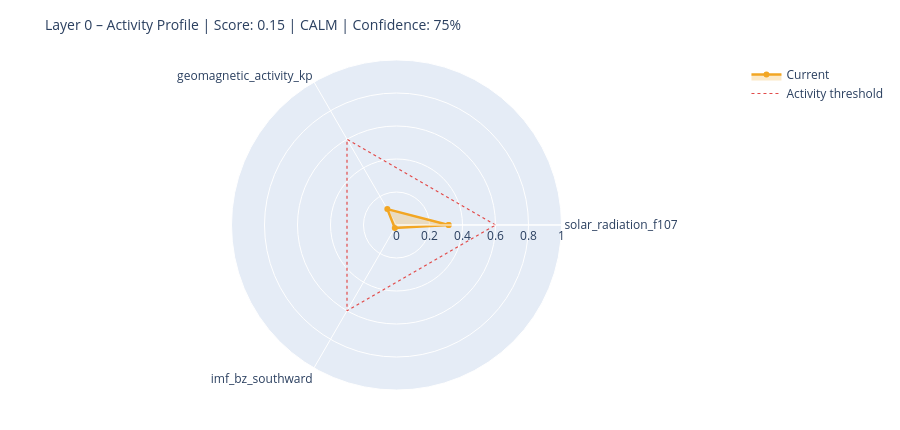

Notebook source saved alongside this figure:
### Markdown cell above
---
## 6. State Assessment & Handoff to Layer 1

### Code cell
# ============================================================
# STEP 1 – Collect raw values with source modes
# Mode: 'primary' | 'fallback_3h' | 'last_valid' | 'missing'
# ============================================================

def safe_last(df, col):
    if df is None or col not in df.columns: return None
    s = df[col].dropna()
    return float(s.iloc[-1]) if not s.empty else None

f107_now = safe_last(df_f107, 'f10.7')
bz_now   = safe_last(df_mag,  'bz_gsm')
kp_now   = safe_last(df_kp,   'kp')
sw_now   = safe_last(df_sw,   'speed')

source_modes = {
    'F10.7':    'primary'  if f107_now is not None else 'missing',
    'Kp':       'primary'  if kp_now   is not None else 'missing',
    'IMF_Bz':   'primary'  if bz_now   is not None else 'missing',
    'SW_speed': 'primary'  if sw_now   is not None else 'missing',
}

# Kp Fallback – 3h endpoint
if kp_now is None:
    try:
        r = requests.get(
            'https://services.swpc.noaa.gov/json/noaa-planetary-k-index.json',
            timeout=10)
        r.raise_for_status()
        fb = pd.DataFrame(r.json())
        tc = next((c for c in fb.columns if 'time' in c.lower()), fb.columns[0])
        kc = next((c for c in fb.columns if 'kp' in c.lower() and c != tc), None)
        if kc:
            fb[kc] = fb[kc].astype(str).str.extract(r'([0-9]+(?:\.[0-9]*)?)')[0]
            fb[kc] = pd.to_numeric(fb[kc], errors='coerce')
            fb = fb[fb[kc] >= 0].dropna(subset=[kc])
            if not fb.empty:
                kp_now = float(fb[kc].iloc[-1])
                source_modes['Kp'] = 'fallback_3h'
                print(f'  Kp fallback (3h): {kp_now:.1f}')
    except Exception as e:
        print(f'  Kp fallback failed: {e}')

# Solar Wind Fallback – last valid value
if sw_now is None and df_sw is not None and 'speed' in df_sw.columns:
    s = df_sw['speed'].dropna()
    if not s.empty:
        sw_now = float(s.iloc[-1])
        source_modes['SW_speed'] = 'last_valid'
        print(f'  SW fallback (last_valid): {sw_now:.0f} km/s')

print()
print('Source modes:', source_modes)

# ============================================================
# STEP 2 – Score from available components only
# ============================================================

def norm(v, lo, hi):
    if v is None: return None
    return max(0.0, min(1.0, (v - lo) / (hi - lo)))

COMPONENTS = {
    'solar_radiation_f107':    (f107_now, norm(f107_now, 60, 250)),
    'geomagnetic_activity_kp': (kp_now,   norm(kp_now,   0,   9)),
    'imf_bz_southward':        (bz_now,   norm(-(bz_now or 0) if bz_now else None, -5, 30)
                                           if bz_now is not None else None),
    'solar_wind_speed':        (sw_now,   norm(sw_now, 300, 800)),
}

available   = {k: v[1] for k, v in COMPONENTS.items() if v[1] is not None}
unavailable = [k for k, v in COMPONENTS.items() if v[1] is None]

layer0_score = round(sum(available.values()) / len(available), 4) if available else None
confidence   = round(len(available) / len(COMPONENTS), 2)

level = ('unknown'  if layer0_score is None
         else 'calm'     if layer0_score < 0.3
         else 'moderate' if layer0_score < 0.6
         else 'active')

# ============================================================
# STEP 3 – Dominant Driver
# ============================================================

def dominant_driver(kp, f107, bz, sw):
    candidates = []
    if kp   is not None and kp   >= 4:   candidates.append(('geomagnetic',    kp / 9))
    if sw   is not None and sw   >= 500:  candidates.append(('solar_wind',     sw / 800))
    if bz   is not None and bz   <= -5:   candidates.append(('imf_southward',  abs(bz) / 30))
    if f107 is not None and f107 >= 150:  candidates.append(('solar_radiation',f107 / 250))
    return max(candidates, key=lambda x: x[1])[0] if candidates else 'none'

driver = dominant_driver(kp_now, f107_now, bz_now, sw_now)

# ============================================================
# STEP 4 – Downstream expectations
# ============================================================

def downstream_expectation(driver, score, kp, bz, f107):
    exp = {
        'magnetosphere':        'calm',
        'ionosphere':           'calm',
        'schumann_resonance':   'unchanged',
        'lithosphere_currents': 'low',
    }
    if driver == 'geomagnetic' or (kp and kp >= 5):
        exp['magnetosphere']        = 'compressed / storm'
        exp['ionosphere']           = 'elevated disturbance (TEC variability)'
        exp['schumann_resonance']   = 'elevated amplitude possible'
        exp['lithosphere_currents'] = 'elevated induction currents'
    elif driver == 'imf_southward' or (bz and bz <= -5):
        exp['magnetosphere']        = 'energy coupling active'
        exp['ionosphere']           = 'elevated electron density possible'
        exp['schumann_resonance']   = 'slight modulation possible'
    elif driver == 'solar_radiation' or (f107 and f107 >= 150):
        exp['ionosphere']           = 'elevated ionization (F-layer)'
        exp['schumann_resonance']   = 'slightly elevated background activity'
    return exp

downstream = downstream_expectation(driver, layer0_score, kp_now, bz_now, f107_now)

# ============================================================
# CONSOLE OUTPUT
# ============================================================

W = 58
print('=' * W)
print('LAYER 0 – STATE ASSESSMENT')
print('=' * W)
for name, (raw_v, score_v) in COMPONENTS.items():
    if score_v is not None:
        bar = '█' * int(score_v * 20) + '░' * (20 - int(score_v * 20))
        print(f'  {name:<35}  {bar}  {score_v:.2f}')
    else:
        print(f'  {name:<35}  {"─" * 20}  n/a')
print('-' * W)
print(f'  Score ({len(available)}/{len(COMPONENTS)} components):  {layer0_score:.3f}')
print(f'  Confidence:         {confidence:.0%}')
print(f'  Level:              {level.upper()}')
print(f'  Dominant Driver:    {driver}')

# Radar chart
cats = list(available.keys())
vals = list(available.values())
if len(cats) >= 3:
    fig = go.Figure()
    fig.add_trace(go.Scatterpolar(
        r=vals + [vals[0]], theta=cats + [cats[0]],
        fill='toself', fillcolor='rgba(242,166,35,0.25)',
        line=dict(color='#F2A623', width=2.5), name='Current'
    ))
    fig.add_trace(go.Scatterpolar(
        r=[0.6] * (len(cats) + 1), theta=cats + [cats[0]],
        line=dict(color='#E24B4A', dash='dot', width=1.2),
        mode='lines', name='Activity threshold'
    ))
    fig.update_layout(
        title=dict(text=f'Layer 0 – Activity Profile | Score: {layer0_score:.2f} | {level.upper()} | Confidence: {confidence:.0%}',
                   font=dict(size=14)),
        polar=dict(radialaxis=dict(visible=True, range=[0, 1])),
        height=430, showlegend=True,
        margin=dict(l=60, r=60, t=60, b=40)
    )
    fig.show()

### Figure 1 — Plotly figure (JSON) as saved in the notebook; plotly's stock layout.template omitted (floating-point values rounded to 4 significant figures)
{"data": [{"fill": "toself", "fillcolor": "rgba(242,166,35,0.25)", "line": {"color": "#F2A623", "width": 2.5}, "name": "Current", "r": [0.3158, 0.1111, 0.02057, 0.3158], "theta": ["solar_radiation_f107", "geomagnetic_activity_kp", "imf_bz_southward", "solar_radiation_f107"], "type": "scatterpolar"}, {"line": {"color": "#E24B4A", "dash": "dot", "width": 1.2}, "mode": "lines", "name": "Activity threshold", "r": [0.6, 0.6, 0.6, 0.6], "theta": ["solar_radiation_f107", "geomagnetic_activity_kp", "imf_bz_southward", "solar_radiation_f107"], "type": "scatterpolar"}], "layout": {"height": 430, "margin": {"b": 40, "l": 60, "r": 60, "t": 60}, "polar": {"radialaxis": {"range": [0, 1], "visible": true}}, "showlegend": true, "title": {"font": {"size": 14}, "text": "Layer 0 – Activity Profile | Score: 0.15 | CALM | Confidence: 75%"}}}
